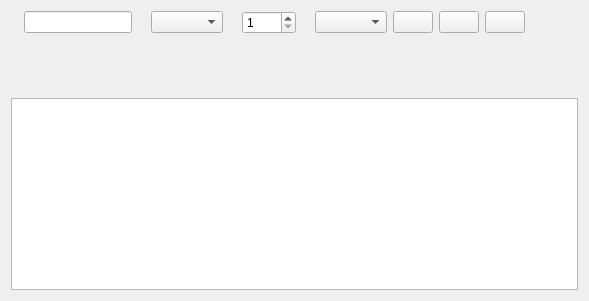
<?xml version="1.0" encoding="UTF-8"?>
<ui version="4.0">
 <class>KlineChartPage</class>
 <widget class="QWidget" name="KlineChartPage">
  <layout class="QVBoxLayout" name="pageLayout">
   <item>
    <layout class="QHBoxLayout" name="toolLayout">
     <item>
      <widget class="QLabel" name="codeLabel"/>
     </item>
     <item>
      <widget class="QLineEdit" name="codeEdit"/>
     </item>
     <item>
      <widget class="QLabel" name="ktypeLabel"/>
     </item>
     <item>
      <widget class="QComboBox" name="ktypeCombo"/>
     </item>
     <item>
      <widget class="QLabel" name="countLabel"/>
     </item>
     <item>
      <widget class="QSpinBox" name="countSpin">
       <property name="minimum">
        <number>1</number>
       </property>
       <property name="maximum">
        <number>1000</number>
       </property>
      </widget>
     </item>
     <item>
      <widget class="QLabel" name="brokerLabel"/>
     </item>
     <item>
      <widget class="QComboBox" name="brokerCombo"/>
     </item>
     <item>
      <widget class="QPushButton" name="loadButton"/>
     </item>
     <item>
      <widget class="QPushButton" name="startButton"/>
     </item>
     <item>
      <widget class="QPushButton" name="stopButton"/>
     </item>
     <item>
      <widget class="QLabel" name="summaryLabel"/>
     </item>
     <item>
      <spacer name="toolSpacer">
       <property name="orientation">
        <enum>Qt::Horizontal</enum>
       </property>
       <property name="sizeHint" stdset="0">
        <size>
         <width>40</width>
         <height>20</height>
        </size>
       </property>
      </spacer>
     </item>
    </layout>
   </item>
   <item>
    <widget class="QLabel" name="messageLabel">
     <property name="wordWrap">
      <bool>true</bool>
     </property>
    </widget>
   </item>
   <item>
    <widget class="QWidget" name="chartBox">
     <property name="sizePolicy">
      <sizepolicy hsizetype="Expanding" vsizetype="Expanding">
       <horstretch>0</horstretch>
       <verstretch>3</verstretch>
      </sizepolicy>
     </property>
     <layout class="QVBoxLayout" name="chartLayout">
      <item>
       <widget class="QLabel" name="chartNoteLabel">
        <property name="wordWrap">
         <bool>true</bool>
        </property>
       </widget>
      </item>
     </layout>
    </widget>
   </item>
   <item>
    <widget class="QTableWidget" name="klineTable">
     <property name="editTriggers">
      <set>QAbstractItemView::NoEditTriggers</set>
     </property>
     <property name="selectionBehavior">
      <enum>QAbstractItemView::SelectRows</enum>
     </property>
    </widget>
   </item>
  </layout>
 </widget>
 <resources/>
 <connections/>
</ui>
